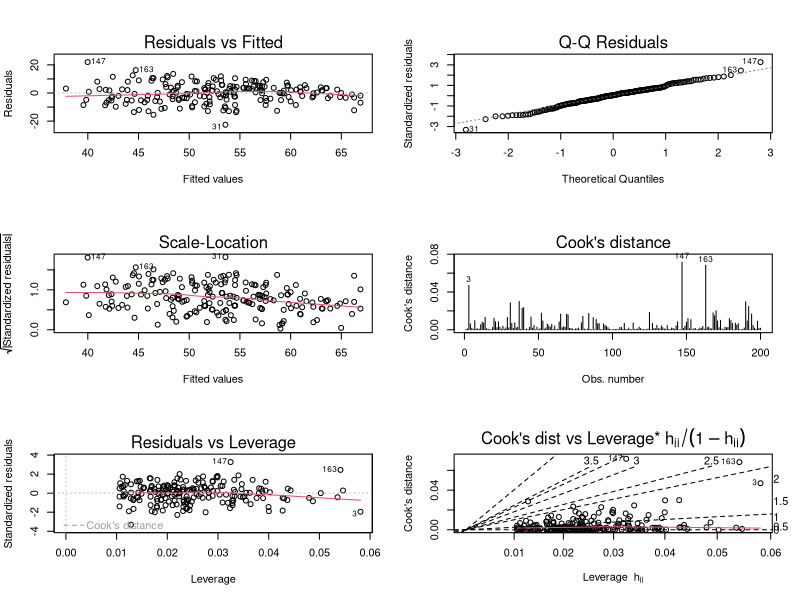

Source code (R):
#Stastical Analysis

library(lattice)
dataset<-read.csv("dataset_lab2.csv",sep=",",header=TRUE)
dataset$ses_factor=factor(dataset$ses,labels=c("low","middle","high"))

#fit linear model
reg<-lm(write~math+socst+ses_factor,dataset)
par(mfrow=c(3,2))
plot(reg,which=1:2)
plot(reg,which=3:4)
plot(reg,which=5:6)